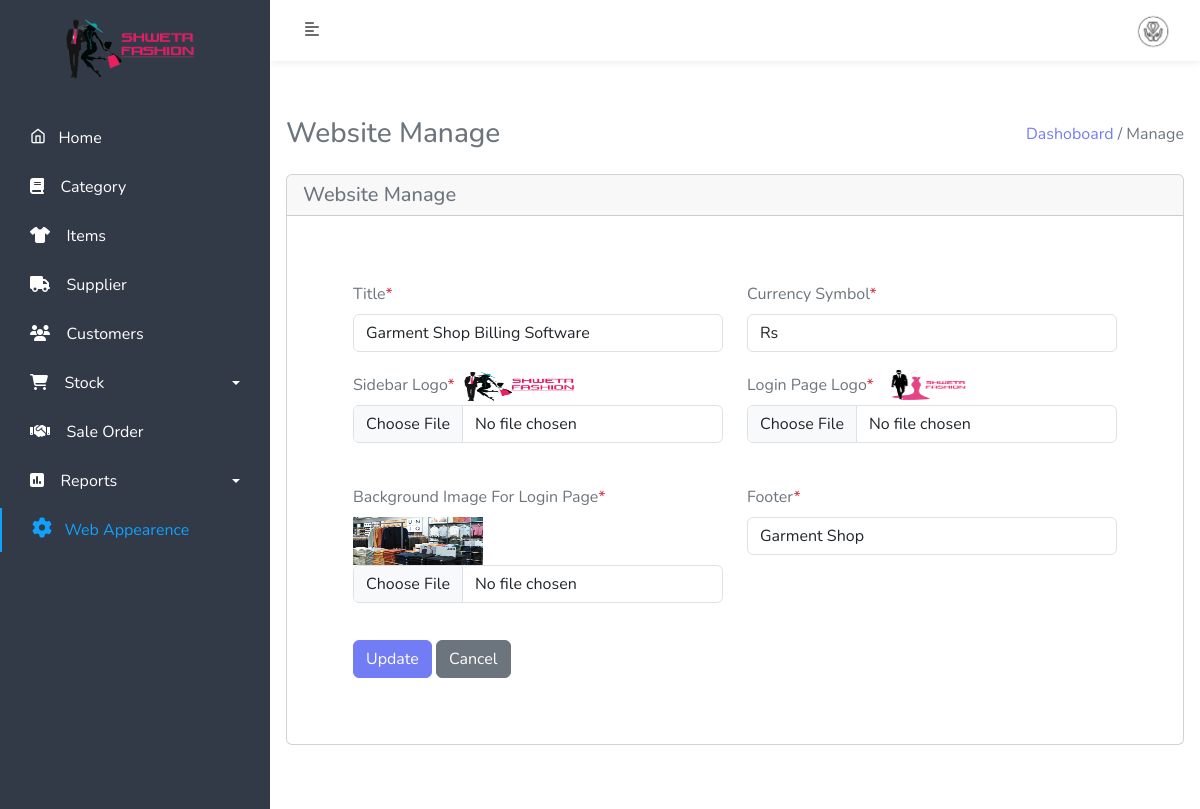
The page /admin/manage_website.php (signed in) on the database its author committed.
### tables this page shows
CREATE TABLE `manage_website` (
  `id` int(11) NOT NULL,
  `title` varchar(500) NOT NULL,
  `short_title` varchar(500) NOT NULL,
  `footer` text NOT NULL,
  `currency_symbol` text NOT NULL,
  `login_logo` text NOT NULL,
  `website_logo` varchar(500) NOT NULL,
  `background_login_image` text NOT NULL,
  `pay_qrcode` text NOT NULL,
  `terms` longtext NOT NULL,
  `status` int(11) NOT NULL
);

### admin/manage_website.php (the view, shortened to what this page needs)
<?php include('include/sidebar.php'); ?>
<?php include('include/header.php'); ?>
<div class="content-body mb-5 p-3">
    <div class="row">
        <div class="col-md-12">
            <div class="heading mb-4 d-flex align-items-center justify-content-between">
                <h3 class="mb-0"> Website Manage </h3>
                <p class="m-0"><a href="dashboard.php" class="text-primary">Dashoboard </a> <span class="disable">/ Manage </span></p>
            </div>
        </div>
    </div>
    <div class="col-xl-12 col-lg-12 col-md-12 col-sm-12 col-12">
        <div class="card">
            <h5 class="card-header">Website Manage </h5>
            <div class="card-body">
                <form class="row" method="POST" action="app/manage_website-crud.php" id="category_form" enctype="multipart/form-data">
                    <?php
                    $stmt = $db->prepare("SELECT * from manage_website");
                    $stmt->execute();
                    $result = $stmt->fetchAll();
                    foreach ($result as $key) {
                    ?>
                        <div class="mb-3 col-md-6">
                            <label class="form-label">Title<span class="text-danger">*</span></label>
                            <input type="text" class="form-control" value="<?php echo $key['title']; ?>" name="title">
                        </div>
                        <div class="mb-3 col-md-6">
                            <label class="form-label">Currency Symbol<span class="text-danger">*</span></label>
                            <input type="text" class="form-control" value="<?php echo $key['currency_symbol']; ?>" name="currency_symbol">
                        </div>
                        <div class="mb-3 col-md-6">
                            <label class="form-label">Sidebar Logo<span class="text-danger">*</span></label>
                            <image class="profile-img" src="../assets/img/<?php echo $key['login_logo']; ?>" style="height:35%;width:35%;">
                                <input type="file" class="form-control" name="login_image">
                        </div>
                        <div class="mb-3 col-md-6">
                            <label class="form-label">Login Page Logo<span class="text-danger">*</span></label>
                            <image class="profile-img" src="../assets/img/<?php echo $key['website_logo']; ?>" style="height:35%;width:25%;">
                                <input type="file" class="form-control" name="website_image">
                        </div>
                        <div class="mb-3 col-md-6">
                            <label class="form-label">Background Image For Login Page<span class="text-danger">*</span></label>
                            <image class="profile-img" src="../assets/img/<?php echo $key['background_login_image']; ?>" style="height:35%;width:35%;">
                                <input type="file" class="form-control" name="back_login_image">
                        </div>
                        <div class="mb-3 col-md-6">
                            <label class="form-label">Footer<span class="text-danger">*</span></label>
                            <input type="text" class="form-control" value="<?php echo $key['footer']; ?>" name="footer">
                        </div>
                        <div class="form-group row text-right">
                            <div class="col col-sm-10 col-lg-9 offset-sm-1 offset-lg-0">
                                <button type="submit" class="btn btn-space btn-primary " type="submit" name="btn_web">Update</button>
                                <button class="btn btn-space btn-secondary">Cancel</button>
                            </div>
                        </div>
                </form>
            <?php } ?>
            </div>
        </div>
    </div>
</div>
</div>
<?php include('include/footer.php'); ?>

### admin/include/sidebar.php (shortened to what this page needs)
<?php include('../assets/constant/config.php'); ?>
<!doctype html>
<html lang="en">
<head>
    <?php
    $stmt = $db->prepare("SELECT * from manage_website");
    $stmt->execute();
    $result = $stmt->fetchAll();
    foreach ($result as $key) {
    ?>
        <link href="../assets/css/bootstrap.min.css" rel="stylesheet">
        <link href="../assets/css/style.css" rel="stylesheet">
        <link href="../assets/css/select2.css" rel="stylesheet">
        <link href="../assets/css/responsive.css" rel="stylesheet">
        <link href="../assets/css/icons.css" rel="stylesheet">
        <link rel="stylesheet" href="https://cdnjs.cloudflare.com/ajax/libs/font-awesome/6.2.1/css/all.min.css" />
        <link href="../assets/css/datatables/jquery.dataTables.min.css" rel="stylesheet">
        <link href="../assets/css/datatables/buttons.dataTables.min.css" rel="stylesheet">
        <link rel="stylesheet" href="https://cdnjs.cloudflare.com/ajax/libs/font-awesome/6.3.0/css/solid.min.css" />
        <link href="https://cdn.jsdelivr.net/npm/select2@4.1.0-rc.0/dist/css/select2.min.css" rel="stylesheet" />
</head>
<body>
    <div class="wrapper">
        <nav id="sidebar">
            <div class="position">
                <div class="sidebar-header">
                    <a href="dashboard.php"><img src="../assets/img/<?php echo $key['login_logo'] ?>" width="150px"></a>
                </div>
            <?php } ?>
            <ul class="list-unstyled components" id="menu">
                <li class="s-item">
                    <a href="dashboard.php"><i class="icon-feather-home"></i>&nbsp;&nbsp;&nbsp;Home</a>
                </li>
                <li class="s-item">
                    <a href="category.php"><i class="fa fa-book"></i>&nbsp;&nbsp;&nbsp; Category</a>
                </li>
                <li class="s-item">
                    <a href="product.php"><i class="fa-solid fa-shirt"></i>&nbsp;&nbsp;&nbsp; Items</a>
                </li>
                <li class="s-item">
                    <a href="supplier.php"><i class="fa-solid fa-truck"></i>&nbsp;&nbsp;&nbsp; Supplier</a>
                </li>
                <li class="s-item">
                    <a href="customer.php"><i class="nav-icon fas fa-users"></i>&nbsp;&nbsp;&nbsp; Customers</a>
                </li>
                <li class="s-item">
                    <a href="#pageReports2" data-bs-toggle="collapse" aria-bs-expanded="false" class="dropdown-toggle"><i class='fas fa-shopping-cart'></i>&nbsp;&nbsp;&nbsp; Stock</a>
                </li>
                <li class="s-item">
                    <a href="sale-order.php" aria-bs-expanded="false"><i class='fas fa-handshake'></i>&nbsp;&nbsp;&nbsp; Sale Order</a>
                </li>
                <li class="s-item">
                    <a href="#pageReports" data-bs-toggle="collapse" aria-bs-expanded="false" class="dropdown-toggle"><i class="fa-sharp fa-solid fa-square-poll-vertical"></i>&nbsp;&nbsp;&nbsp; Reports</a>
                </li>
                <li class="s-item">
                    <a href="manage_website.php"><i class="fa fa-cog"></i>&nbsp;&nbsp;&nbsp;Web Appearence</a>
                </li>
            </ul>
            </div>
        </nav>

### admin/include/header.php (shortened to what this page needs)
<?php include('../assets/constant/config.php');?>
<?php
$stmt = $db->prepare("SELECT admin_photo,admin_email , admin_fname, admin_lname from admin ");
$stmt->execute();
$record = $stmt->fetchAll();
foreach ($record as $key) {
?>
    <div id="content">
        <nav class="navbar navbar-expand-lg navbar-light ">
            <div class="container-fluid">
                <button type="button" id="sidebarCollapse" class="btn text-sidebar bg-turbo-yellow">
                    <i class="fas fa-align-left"></i>
                </button>
                <div class="collapse navbar-collapse" id="navbarSupportedContent">
                    <div class="dropdown ">
		  <a class="" type="button" data-bs-toggle="dropdown" aria-expanded="false">
		   <img src="../assets/img/<?php echo $key['admin_photo'];?>" width="50px" class="rounded-circle">
		  </a>
		</div>
                     <?php } ?>
                </div>
            </div>
        </nav>

### assets/css/style.css (style rules this page uses)
body { font-family:'Nunito', sans-serif; color: #6c757d; }
a, a:hover, a:focus { color: inherit; text-decoration: none; transition: all 0.3s; }
.btn-primary { background-color: #727cf5; border-color: #727cf5; }
.text-primary { color: #727cf5 !important; }
.navbar { padding: 5px 10px; background: #fff; border: none; border-radius: 0px; margin-bottom: 40px; box-shadow: 0px 0px 9px rgb(0 0 0 / 10%); }
.text-sidebar { color: #6b6b6b; }
.wrapper { display: flex; width: 100%; align-items: stretch; }
#sidebar .position { position: fixed; min-width: 270px; max-width: 250px; }
#sidebar { min-width: 270px; max-width: 250px; background: #313a46; color: #272e48; transition: all 0.3s; z-index: 2; }
#sidebar .sidebar-header { padding: 12px; background: #313a46; text-align: center; }
#sidebar ul.components { padding: 20px 0; overflow-y: scroll; height: 100vh; }
#sidebar ul li a { padding: 10px 10px 10px 30px; font-size: 1em; display: block; margin-bottom: 5px; border-radius: 0 20px 20px 0; margin-right: 10px; color: #fff; }
#sidebar ul li.active > a { color: #11a1fd; border-left: 2px solid #11a1fd; }
#sidebar ul li.active > a i { font-size: 20px; }
a[data-bs-toggle=collapse] { position: relative; }
.dropdown-toggle::after { display: block; position: absolute; top: 50%; right: 20px; transform: translateY(-50%); }
#content { width: 100%; min-height: 100vh; transition: all 0.3s; }
form { padding:50px; }

### rows shown on the page
manage_website: login_logo (picture), title "Garment Shop Billing Software", currency_symbol "Rs", website_logo (picture), background_login_image (picture), footer "Garment Shop"
